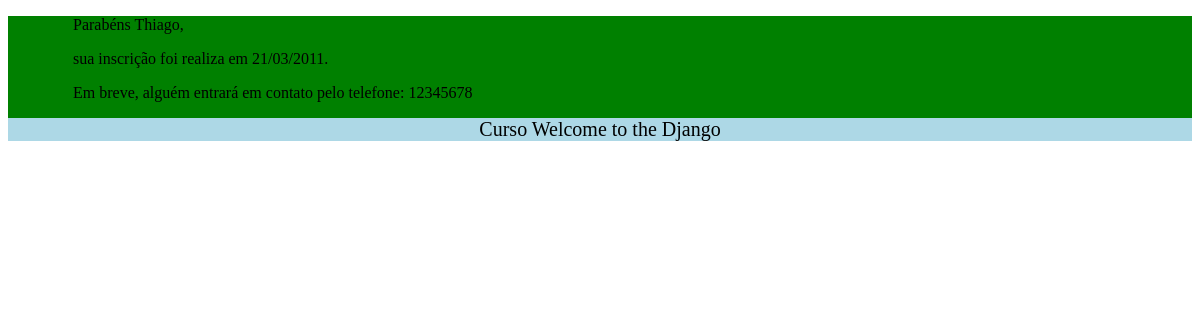
The page /1/sucesso/ on the database as committed earlier.
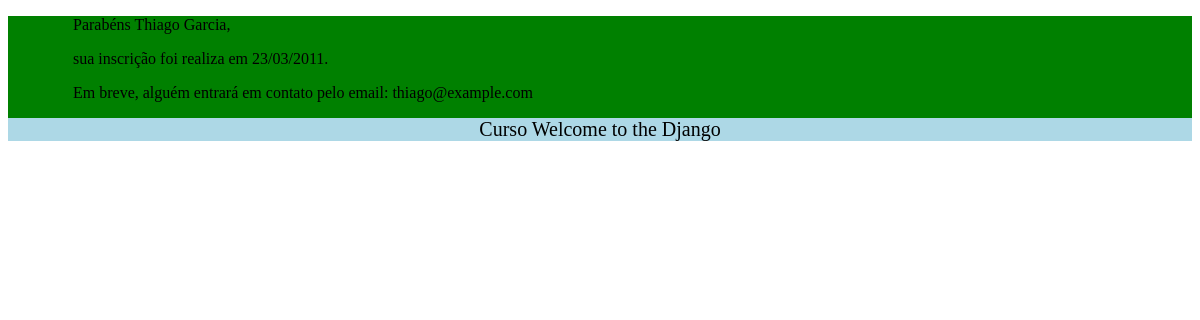
The same page on the database as committed later.
### subscription/models.py (models this page shows, shortened)
class Subscription(models.Model):
    name = models.CharField('Nome', max_length=100)
    cpf = models.CharField('CPF', max_length=11, unique=True)
    email = models.EmailField("Email", unique=True, blank=True)
    phone = models.CharField("Telefone", max_length=20, blank=True)
    created_at = models.DateTimeField("Criado em", auto_now_add=True)
    paid = models.BooleanField('Pago')
    class Meta:
        ordering = ['created_at']
        verbose_name = u"Inscrição"
        verbose_name_plural = u"Inscrições"

### subscription/views.py (the view)
# urls.py: url(r'^(\d+)/sucesso/$', 'success', name='success')
def success(request, pk):
    subscription = get_object_or_404(Subscription, pk=pk)
    context = RequestContext(request, { 'subscription': subscription })
    return render_to_response('subscription/success.html', context)

### templates/subscription/success.html
{% extends 'base.html' %}
{% block content %}
<p> Parabéns {{ subscription.name }},</p>
<p> sua inscrição foi realiza em {{ subscription.created_at|date:'d/m/Y' }}.</p>
<p> Em breve, alguém entrará em contato pelo
{% if subscription.phone %}
  telefone: {{ subscription.phone }}
{% else %}
  email: {{ subscription.email }}
{% endif %}</p>
{% endblock content %}

### templates/base.html (shortened to what this page needs)
<!DOCTYPE HTML PUBLIC "-//W3C//DTD HTML 4.01//EN">
<html>
<head>
  <link type="text/css" rel="stylesheet" media="screen" href="/media/css/main.css">
</head>
<body>
  <div class="main-container">
    <div class="main-content">
      {% block content %}
      {% endblock content %}
    </div>
    <div class="footer">
      <span class="text"> Curso Welcome to the Django </span>
    </div>
  </div>
</body>
</html>

### media/css/main.css (style rules this page uses)
.main-container { font-family: Tahoma; background-color: green; }
.main-content { padding-left: 65px; }
.footer { background-color:#ADD8E6; text-align:center; }
.footer span.text { font-size:20px; }

Rows that differ between the two databases and show on the page:
changed Subscription: name "Thiago" → "Thiago Garcia"; created_at "21/03/2011" → "23/03/2011"; email (not shown) → "thiago@example.com"; phone "12345678" → (not shown)
Other text that changed with them:
text no longer shown: "telefone:"
text now shown: "email:"
